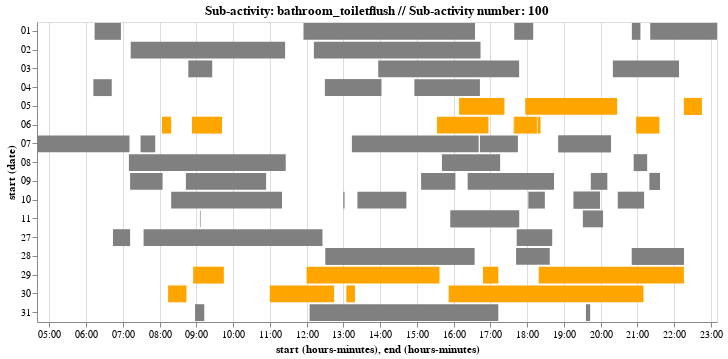

Notebook source saved alongside this figure:
### Code cell
# Example charts
charts[1]

### Figure 1 — Vega-Lite specification as saved in the notebook (floating-point values rounded to 4 significant figures)
{"$schema": "https://vega.github.io/schema/vega-lite/v3.4.0.json", "config": {"background": "white", "mark": {"tooltip": null}, "view": {"height": 300, "width": 400}}, "data": {"name": "data-a92ac1bde1a73d84417dee493c5e5a06"}, "datasets": {"data-a92ac1bde1a73d84417dee493c5e5a06": [{"day": "3", "end": "2003-03-27T07:12:41", "index": 1, "start": "2003-03-27T06:44:06"}, {"day": "3", "end": "2003-03-27T12:26:27", "index": 17, "start": "2003-03-27T07:34:47"}, {"day": "3", "end": "2003-03-27T18:41:03", "index": 77, "start": "2003-03-27T17:43:13"}, {"day": "4", "end": "2003-03-28T16:34:50", "index": 98, "start": "2003-03-28T12:31:01"}, {"day": "4", "end": "2003-03-28T16:34:50", "index": 99, "start": "2003-03-28T12:31:01"}, {"day": "4", "end": "2003-03-28T18:37:06", "index": 126, "start": "2003-03-28T17:42:41"}, {"day": "4", "end": "2003-03-28T22:16:00", "index": 168, "start": "2003-03-28T20:51:02"}, {"day": "4", "end": "2003-03-28T22:16:00", "index": 169, "start": "2003-03-28T20:51:02"}, {"day": "5", "end": "2003-03-29T08:24:52", "index": 206, "start": "2003-03-29T08:24:51"}, {"day": "5", "end": "2003-03-29T09:45:17", "index": 207, "start": "2003-03-29T08:55:18"}, {"day": "5", "end": "2003-03-29T15:37:10", "index": 243, "start": "2003-03-29T12:00:31"}, {"day": "5", "end": "2003-03-29T15:43:20", "index": 510, "start": "2003-03-29T15:43:19"}, {"day": "5", "end": "2003-03-29T17:13:54", "index": 641, "start": "2003-03-29T16:48:03"}, {"day": "5", "end": "2003-03-29T22:16:01", "index": 645, "start": "2003-03-29T18:19:51"}, {"day": "5", "end": "2003-03-29T22:28:41", "index": 679, "start": "2003-03-29T22:28:40"}, {"day": "5", "end": "2003-03-29T23:10:49", "index": 685, "start": "2003-03-29T23:10:48"}, {"day": "6", "end": "2003-03-30T08:01:56", "index": 722, "start": "2003-03-30T08:01:55"}, {"day": "6", "end": "2003-03-30T08:44:10", "index": 724, "start": "2003-03-30T08:14:05"}, {"day": "6", "end": "2003-03-30T12:45:21", "index": 740, "start": "2003-03-30T11:00:19"}, {"day": "6", "end": "2003-03-30T13:19:01", "index": 760, "start": "2003-03-30T13:05:48"}, {"day": "6", "end": "2003-03-30T21:10:42", "index": 806, "start": "2003-03-30T15:52:34"}, {"day": "0", "end": "2003-03-31T09:13:45", "index": 839, "start": "2003-03-31T08:58:54"}, {"day": "0", "end": "2003-03-31T17:13:53", "index": 865, "start": "2003-03-31T12:05:27"}, {"day": "0", "end": "2003-03-31T19:43:39", "index": 888, "start": "2003-03-31T19:36:38"}, {"day": "1", "end": "2003-04-01T06:57:39", "index": 901, "start": "2003-04-01T06:14:36"}, {"day": "1", "end": "2003-04-01T16:35:49", "index": 938, "start": "2003-04-01T11:55:43"}, {"day": "1", "end": "2003-04-01T18:10:57", "index": 961, "start": "2003-04-01T17:39:37"}, {"day": "1", "end": "2003-04-01T21:05:20", "index": 965, "start": "2003-04-01T20:51:52"}, {"day": "1", "end": "2003-04-01T23:10:23", "index": 981, "start": "2003-04-01T21:21:13"}, {"day": "2", "end": "2003-04-02T11:25:03", "index": 994, "start": "2003-04-02T07:13:48"}, {"day": "2", "end": "2003-04-02T16:44:37", "index": 1119, "start": "2003-04-02T12:12:04"}, {"day": "3", "end": "2003-04-03T08:05:19", "index": 1197, "start": "2003-04-03T08:05:17"}, {"day": "3", "end": "2003-04-03T09:26:08", "index": 1204, "start": "2003-04-03T08:47:33"}, {"day": "3", "end": "2003-04-03T17:47:37", "index": 1265, "start": "2003-04-03T13:57:31"}, {"day": "3", "end": "2003-04-03T22:08:48", "index": 1311, "start": "2003-04-03T20:20:51"}, {"day": "4", "end": "2003-04-04T06:42:22", "index": 1342, "start": "2003-04-04T06:12:20"}, {"day": "4", "end": "2003-04-04T14:02:12", "index": 1419, "start": "2003-04-04T12:30:30"}, {"day": "4", "end": "2003-04-04T14:02:12", "index": 1420, "start": "2003-04-04T12:30:30"}, {"day": "4", "end": "2003-04-04T16:43:31", "index": 1454, "start": "2003-04-04T14:56:40"}, {"day": "5", "end": "2003-04-05T17:23:41", "index": 1603, "start": "2003-04-05T16:09:08"}, {"day": "5", "end": "2003-04-05T20:27:32", "index": 1630, "start": "2003-04-05T17:57:19"}, {"day": "5", "end": "2003-04-05T22:45:58", "index": 1657, "start": "2003-04-05T22:16:30"}, {"day": "5", "end": "2003-04-05T22:45:58", "index": 1658, "start": "2003-04-05T22:16:30"}, {"day": "6", "end": "2003-04-06T08:19:47", "index": 1687, "start": "2003-04-06T08:04:57"}, {"day": "6", "end": "2003-04-06T09:42:16", "index": 1697, "start": "2003-04-06T08:53:48"}, {"day": "6", "end": "2003-04-06T16:57:15", "index": 1800, "start": "2003-04-06T15:33:28"}, {"day": "6", "end": "2003-04-06T17:39:31", "index": 1813, "start": "2003-04-06T17:38:08"}, {"day": "6", "end": "2003-04-06T18:16:06", "index": 1817, "start": "2003-04-06T17:39:32"}, {"day": "6", "end": "2003-04-06T18:22:56", "index": 1826, "start": "2003-04-06T18:17:47"}, {"day": "6", "end": "2003-04-06T21:36:22", "index": 1873, "start": "2003-04-06T20:58:32"}, {"day": "0", "end": "2003-04-07T07:11:58", "index": 1880, "start": "2003-04-07T04:40:01"}, {"day": "0", "end": "2003-04-07T07:53:49", "index": 1900, "start": "2003-04-07T07:29:55"}, {"day": "0", "end": "2003-04-07T16:41:39", "index": 1956, "start": "2003-04-07T13:14:18"}, {"day": "0", "end": "2003-04-07T17:45:55", "index": 1970, "start": "2003-04-07T16:43:29"}, {"day": "0", "end": "2003-04-07T20:17:55", "index": 1994, "start": "2003-04-07T18:51:34"}, {"day": "0", "end": "2003-04-07T20:17:55", "index": 1995, "start": "2003-04-07T18:51:34"}, {"day": "1", "end": "2003-04-08T11:26:00", "index": 2039, "start": "2003-04-08T07:10:13"}, {"day": "1", "end": "2003-04-08T17:16:43", "index": 2066, "start": "2003-04-08T15:41:39"}, {"day": "1", "end": "2003-04-08T21:16:11", "index": 2098, "start": "2003-04-08T20:54:30"}, {"day": "2", "end": "2003-04-09T08:05:49", "index": 2135, "start": "2003-04-09T07:12:47"}, {"day": "2", "end": "2003-04-09T10:54:55", "index": 2148, "start": "2003-04-09T08:43:32"}, {"day": "2", "end": "2003-04-09T16:03:54", "index": 2234, "start": "2003-04-09T15:07:49"}, {"day": "2", "end": "2003-04-09T18:44:58", "index": 2257, "start": "2003-04-09T16:23:59"}, {"day": "2", "end": "2003-04-09T20:11:12", "index": 2279, "start": "2003-04-09T19:44:39"}, {"day": "2", "end": "2003-04-09T21:37:58", "index": 2298, "start": "2003-04-09T21:20:20"}, {"day": "2", "end": "2003-04-09T21:37:58", "index": 2299, "start": "2003-04-09T21:20:20"}, {"day": "3", "end": "2003-04-10T11:20:51", "index": 2306, "start": "2003-04-10T08:19:09"}, {"day": "3", "end": "2003-04-10T13:02:12", "index": 2457, "start": "2003-04-10T13:00:03"}, {"day": "3", "end": "2003-04-10T14:43:00", "index": 2468, "start": "2003-04-10T13:23:47"}, {"day": "3", "end": "2003-04-10T18:29:51", "index": 2487, "start": "2003-04-10T18:02:46"}, {"day": "3", "end": "2003-04-10T19:59:44", "index": 2516, "start": "2003-04-10T19:16:03"}, {"day": "3", "end": "2003-04-10T19:59:44", "index": 2517, "start": "2003-04-10T19:16:03"}, {"day": "3", "end": "2003-04-10T21:11:10", "index": 2538, "start": "2003-04-10T20:28:23"}, {"day": "4", "end": "2003-04-11T08:26:12", "index": 2556, "start": "2003-04-11T08:26:11"}, {"day": "4", "end": "2003-04-11T09:07:45", "index": 2560, "start": "2003-04-11T09:06:17"}, {"day": "4", "end": "2003-04-11T09:40:21", "index": 2563, "start": "2003-04-11T09:40:20"}, {"day": "4", "end": "2003-04-11T17:47:59", "index": 2699, "start": "2003-04-11T15:55:13"}, {"day": "4", "end": "2003-04-11T17:47:59", "index": 2700, "start": "2003-04-11T15:55:13"}, {"day": "4", "end": "2003-04-11T20:04:54", "index": 2720, "start": "2003-04-11T19:31:10"}]}, "encoding": {"color": {"condition": {"test": "(datum.day > 4)", "value": "orange"}, "value": "grey"}, "detail": {"field": "index", "type": "quantitative"}, "x": {"field": "start", "timeUnit": "hoursminutes", "type": "temporal"}, "x2": {"field": "end", "timeUnit": "hoursminutes"}, "y": {"field": "start", "timeUnit": "date", "type": "ordinal"}}, "mark": "bar", "selection": {"selector193": {"bind": "scales", "encodings": ["x", "y"], "type": "interval"}}, "title": "Sub-activity: bathroom_toiletflush // Sub-activity number: 100", "width": 680}
